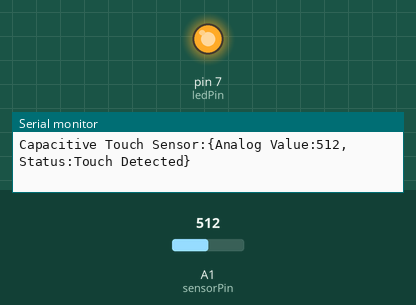
The sketch below on a simulated Arduino Uno, built with avr-gcc and run on an emulated ATmega328P. On the bench: output pins drawn as LEDs (lit = HIGH), the last lines printed to the serial monitor. The test bench sets the inputs (shaded band); at power-on: A1 (sensorPin) = 512.

Above: at 1.3 s.
1.4 s: A1 (sensorPin) set to 319
2.9 s: A1 (sensorPin) set to 284
At 4.2 s:
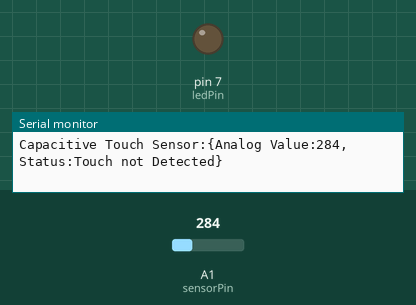
4.5 s: A1 (sensorPin) set to 306
At 5.7 s:
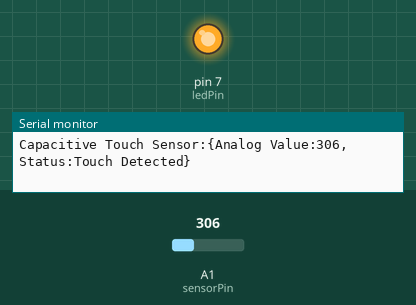
6.0 s: A1 (sensorPin) set to 290
At 6.5 s:
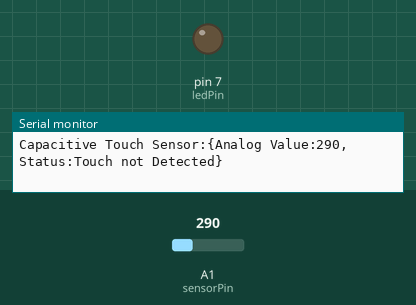
Timing chart, 0 to 8.5 s (numbered marks = the images above; inputs shaded):
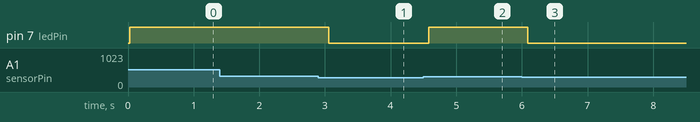

The sketch:

Capacitive_Touch_Sensor.ino
```cpp
/*** Atya Technologies Pvt.Ltd. - Capacitive Touch Sensor ***/

//Variable Declaration:
int sensorPin = A1;  // Pin for capacitive touch sensor (analog pin)
int ledPin = 7;      // Built-in LED connected to D7 pin.

// the setup routine runs once when you press reset:
void setup() {
  pinMode(ledPin, OUTPUT);
  Serial.begin(9600);
  Serial.println("Welcome to Atya Technologies Pvt. Ltd.");
}

// the loop routine runs over and over again forever:
void loop() {
  Serial.print("Capacitive Touch Sensor:{");
  // read the state of the Capactive Touchinput pin
  int AnalogValue = analogRead(sensorPin);  // Read the analog value from the sensor
  Serial.print("Analog Value:");
  Serial.print(AnalogValue);
  Serial.print(",");
  Serial.print("Status:");
  if (AnalogValue > 300)  // Threshold value to detect touch (adjust as needed)
  {
    digitalWrite(ledPin, HIGH);
    Serial.println("Touch Detected}");
    delay(500);
  } else {
    digitalWrite(ledPin, LOW);
    Serial.println("Touch not Detected}");
    delay(500);  // delay in between reads for stability in milliseconds
  }
  Serial.println();
}
```

Measured:
- the behaviour switches between 301 and 300 on A1 (sensorPin) (found by bisection; images 0 and 1)
- after the input at 2.9 s, pin 7 (ledPin): HIGH → LOW after 0.16 s
- after the input at 4.5 s, pin 7 (ledPin): LOW → HIGH after 0.08 s
- after the input at 6.0 s, pin 7 (ledPin): HIGH → LOW after 0.09 s
